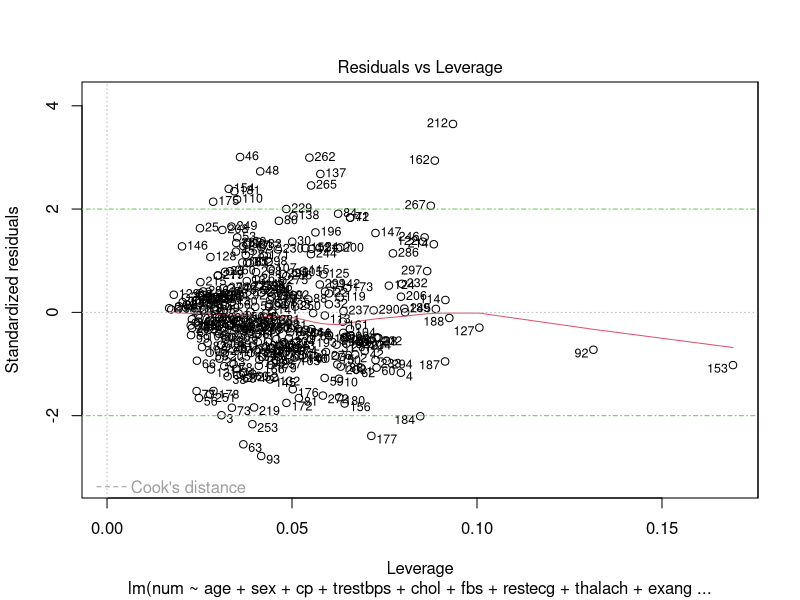

Generate this figure with R: (Note: this script raises an error after producing the figure.)
library(tidyverse)
library(MASS)

# Unproccessed Cleveland Data
colNames <- c("age", "sex", "cp", "trestbps", "chol","fbs", "restecg", "thalach", "exang","oldpeak", "slope", "ca", "thal", "num")
data <- data.frame(read.table("data/pre_cleveland.txt", col.names = colNames, header=FALSE, sep =" "))
cleveland.lm <- lm(num ~ age + sex + cp + trestbps + chol + fbs + restecg + thalach + exang + oldpeak + slope + ca + thal, data=data)
plot(cleveland.lm, which=5, id.n = 297)
abline(2,0, lty=4, col = 59 )
abline(-2,0, lty=4, col = 59 )
summary(cleveland.lm)

# Proccessed Cleveland Data
data <- data.frame(read.table("data/cleveland_data.txt", col.names = colNames, header=FALSE, sep =" "))
cleveland.lm <- lm(num ~ age + sex + cp + trestbps + chol + fbs + restecg + thalach + exang + oldpeak + slope + ca + thal, data=data)
plot(cleveland.lm, which=5, id.n = 290)
abline(2,0, lty=4, col = 59 )
abline(-2,0, lty=4, col = 59 )
summary(cleveland.lm)

# Unproccessed Combined Data
colNames <- c("age", "sex", "cp","restecg", "thalach", "exang", "set_id", "num")
data <- data.frame(read.table("data/pre_combined.txt", col.names = colNames, header=FALSE, sep =" "))
combined <- lm(num ~ age + sex + cp + restecg + thalach + exang + set_id, data=data)
plot(combined, which=5, id.n = 20)
abline(2,0, lty=4, col = 59 )
abline(-2,0, lty=4, col = 59 )
summary(combined)

# Proccessed Combined Data
data <- data.frame(read.table("data/combined_data.txt", col.names = colNames, header=FALSE, sep =" "))
combined <- lm(num ~ age + sex + cp + restecg + thalach + exang + set_id, data=data)
plot(combined, which=5, id.n = 20)
abline(2,0, lty=4, col = 59 )
abline(-2,0, lty=4, col = 59 )
summary(combined)

